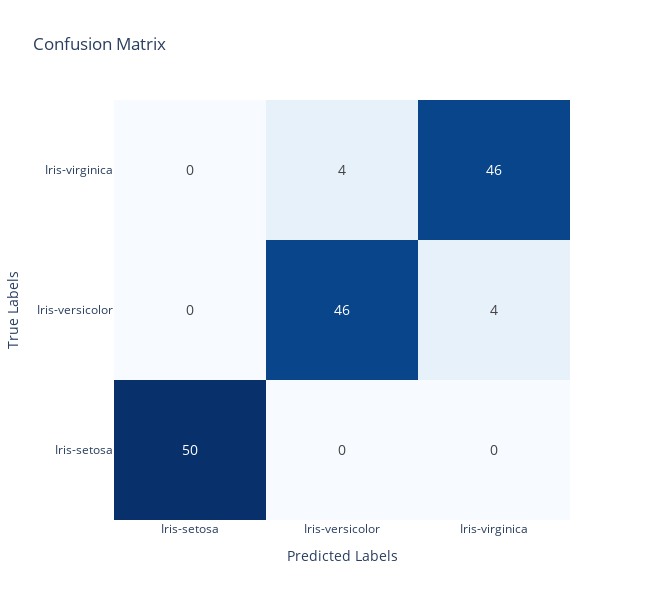

Notebook code cell kept with this figure:
### Code cell
conf_matrix = confusion_matrix(df['class'], df['pred'])

# Create a heatmap with plotly.graph_objects
fig = go.Figure(
    data=go.Heatmap(
        z=conf_matrix,  # Confusion matrix values
        x=label_encoder.classes_,  # Labels for x-axis (predicted classes)
        y=label_encoder.classes_,  # Labels for y-axis (true classes)
        colorscale='Blues',  # Color scheme for the heatmap
        text=conf_matrix,  # Text for displaying values
        texttemplate="%{z}",  # Template for text (displays integer values)
        textfont={"size": 14},  # Font size for the text
        showscale=False  # Hide the color scale bar
    )
)

# Set axis titles and layout
fig.update_layout(
    title='Confusion Matrix',
    xaxis_title='Predicted Labels',
    yaxis_title='True Labels',
    width=650,
    height=600,
)

fig.show()

### Figure 1 — Plotly figure (JSON) as saved in the notebook; plotly's stock layout.template omitted (floating-point values rounded to 4 significant figures)
{"data": [{"colorscale": [[0, "rgb(247,251,255)"], [0.125, "rgb(222,235,247)"], [0.25, "rgb(198,219,239)"], [0.375, "rgb(158,202,225)"], [0.5, "rgb(107,174,214)"], [0.625, "rgb(66,146,198)"], [0.75, "rgb(33,113,181)"], [0.875, "rgb(8,81,156)"], [1, "rgb(8,48,107)"]], "showscale": false, "text": [[50, 0, 0], [0, 46, 4], [0, 4, 46]], "textfont": {"size": 14}, "texttemplate": "%{z}", "type": "heatmap", "x": ["Iris-setosa", "Iris-versicolor", "Iris-virginica"], "y": ["Iris-setosa", "Iris-versicolor", "Iris-virginica"], "z": [[50, 0, 0], [0, 46, 4], [0, 4, 46]]}], "layout": {"height": 600, "title": {"text": "Confusion Matrix"}, "width": 650, "xaxis": {"title": {"text": "Predicted Labels"}}, "yaxis": {"title": {"text": "True Labels"}}}}
